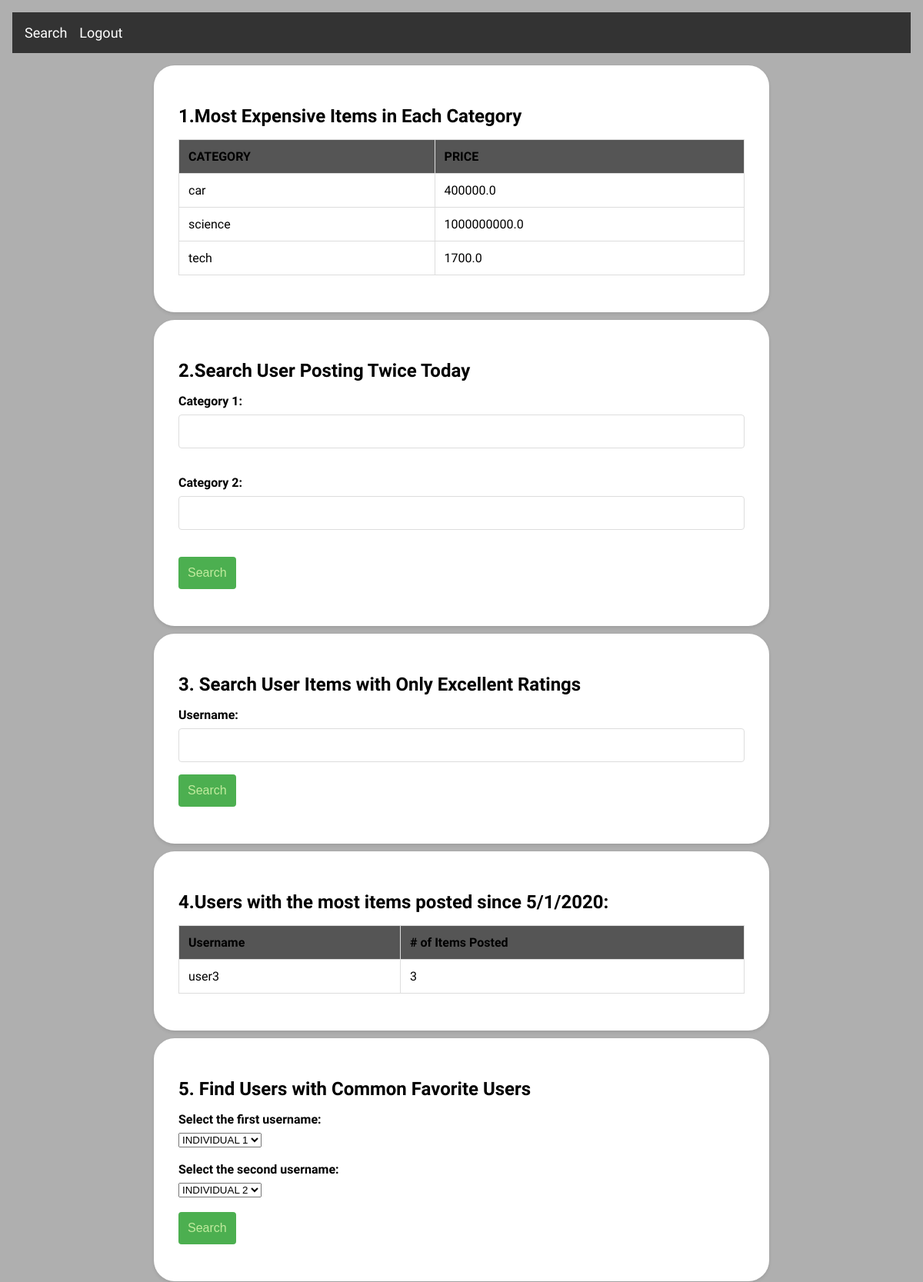
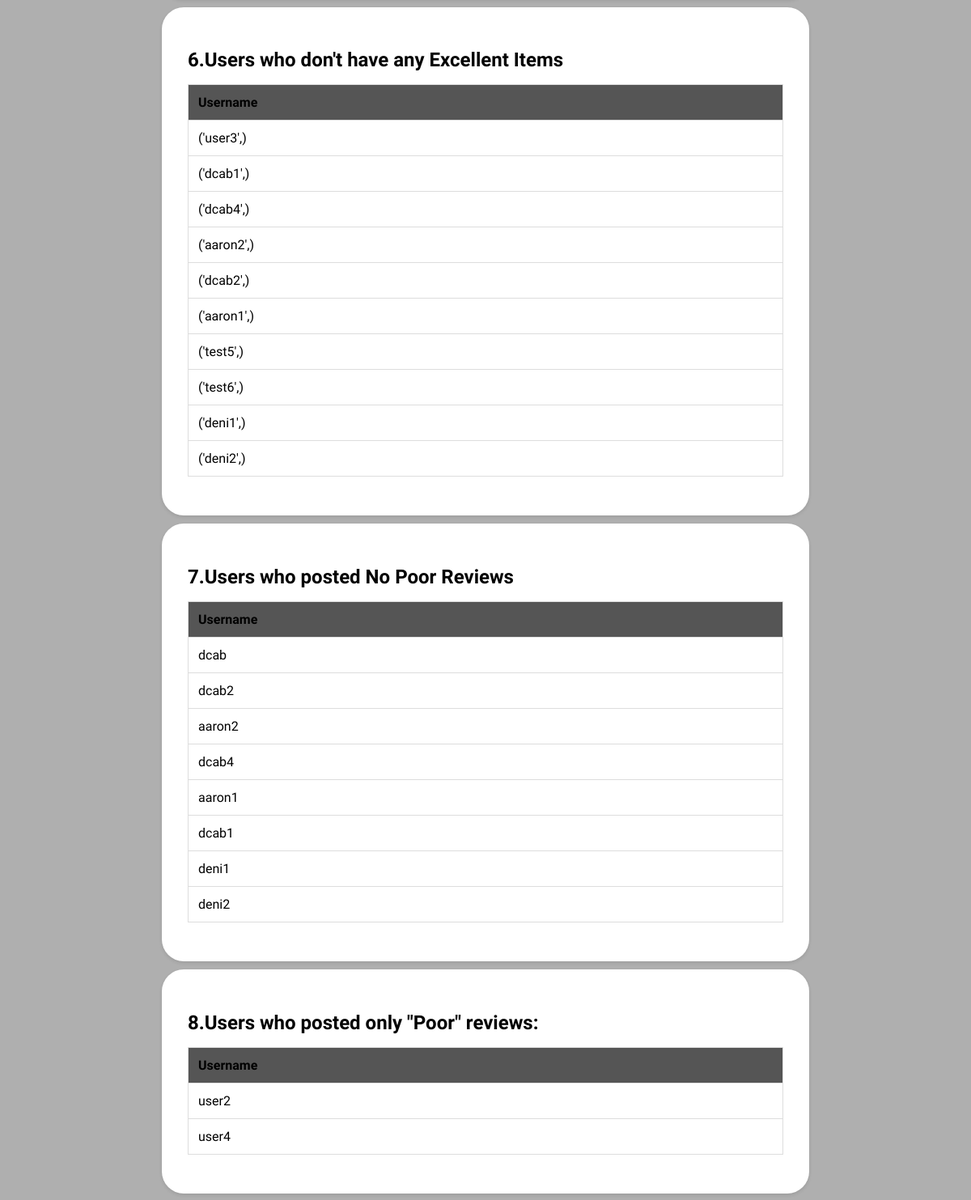
/marketplace (upper part), run on the app's committed database (2 pictures, top to bottom).
### tables this page shows
CREATE TABLE items (
                        id INTEGER PRIMARY KEY AUTOINCREMENT,
                        username TEXT,
                        title TEXT,
                        description TEXT,
                        category TEXT,
                        price REAL,
                        date TEXT
                        );

CREATE TABLE reviews (
                    id INTEGER PRIMARY KEY AUTOINCREMENT,
                    username TEXT,
                    item_id INTEGER,
                    rating TEXT,
                    description TEXT,
                    date TEXT
                    );

### app.py (the view)
@app.route('/marketplace', methods = ['GET', 'POST'])
def marketplace():
        with sqlite3.connect(db_path) as conn:
            c = conn.cursor()
            c.execute('SELECT * FROM items')
            items = c.fetchall()
        c.execute('SELECT *, MAX(price) as max_prices FROM items GROUP by category')
        max_prices = c.fetchall()
        category1 = request.args.get('category1')
        category2 = request.args.get('category2')
        c.execute('SELECT DISTINCT username FROM items WHERE category=? OR category=? GROUP BY username HAVING COUNT(DISTINCT category) = 2', (category1, category2))
        users = c.fetchall()
        username = request.args.get('username')
        c.execute('SELECT i.id, i.username, i.title, i.description, i.category, i.price, r.rating, r.date FROM items i JOIN reviews r ON i.id = r.item_id WHERE i.username=? AND r.rating IN ("Excellent", "Great") GROUP BY i.id HAVING COUNT(*) = SUM(CASE WHEN r.rating IN ("Excellent", "Great") THEN 1 ELSE 0 END)', (username,))
        items = c.fetchall()
        if items:
            html = '<table>'
            html += '<tr><th>Title</th><th>Description</th><th>Category</th><th>Price</th><th>Rating</th><th>Review Date</th></tr>'
            for item in items:
                html += '<tr>'
                html += '<td>' + item[2] + '</td>'
                html += '<td>' + item[3] + '</td>'
                html += '<td>' + item[4] + '</td>'
                html += '<td>$' + str(item[5]) + '</td>'
                html += '<td>' + item[6] + '</td>'
                html += '<td>' + item[7] + '</td>'
                html += '</tr>'
            html += '</table>'
        else:
            html = 'No items found'
        c.execute('''
                    SELECT username, COUNT(*) as num_items
                    FROM items
                    WHERE date >= "2020-05-01"
                    GROUP BY username
                    HAVING num_items = (
                        SELECT COUNT(*)
                        FROM items
                        WHERE date >= "2020-05-01"
                        GROUP BY username
                        ORDER BY COUNT(*) DESC
                        LIMIT 1
            )
    ''')
        top_users = c.fetchall()
        c.execute('SELECT DISTINCT username FROM favorites')
        usernames = c.fetchall()
        if request.method == 'POST':
            username1 = request.form['username1']
            username2 = request.form['username2']
            c.execute('''SELECT DISTINCT favorite_user FROM favorites WHERE username=? AND favorite_user IN
                        (SELECT favorite_user FROM favorites WHERE username=?)''', (username1, username2))
            common_favorites = c.fetchall()
        else:
            common_favorites = None
        c.execute('''
            SELECT DISTINCT items.username
            FROM items
            LEFT JOIN (
                SELECT item_id
                FROM reviews
                WHERE rating = 'Excellent'
                GROUP BY item_id
                HAVING COUNT(*) >= 3
            ) e ON items.id = e.item_id
            LEFT JOIN reviews r ON items.id = r.item_id
            WHERE e.item_id IS NULL OR r.rating != 'Excellent';
        ''')
        excellent_users = c.fetchall()
        c.execute('''
            SELECT DISTINCT username
            FROM reviews
            WHERE username NOT IN (
                SELECT DISTINCT username
                FROM reviews
                WHERE rating = "Poor"
            )
        ''')
        users2= c.fetchall()
        c.execute('''SELECT DISTINCT username
                    FROM reviews
                    WHERE username NOT IN (
                        SELECT DISTINCT username
                        FROM reviews
                        WHERE rating != "Poor"
                        AND username IN (
                            SELECT DISTINCT username
                            FROM reviews
                            WHERE rating != "Poor"
                        )
                    )''')
        poor_review_users = c.fetchall()
        c.execute('''
            WITH poor_review_users AS (
                SELECT DISTINCT i.username
                FROM items i
                JOIN reviews r ON i.id = r.item_id
                WHERE r.rating = "Poor"
            )
            SELECT DISTINCT i.username
            FROM items i
            WHERE i.username NOT IN (SELECT username FROM poor_review_users)
        ''')
        good_item_users = c.fetchall()
        c.execute('''SELECT i1.username as user1, i2.username as user2
                    FROM items i1
                    INNER JOIN reviews r1 ON i1.id = r1.item_id AND r1.rating = 'Excellent'
                    INNER JOIN items i2 ON i2.username = r1.username AND i1.id != i2.id
                    INNER JOIN reviews r2 ON i2.id = r2.item_id AND r2.username = i1.username
                    WHERE NOT EXISTS (
                        SELECT 1
                        FROM reviews r3
                        WHERE r3.username = i1.username AND r3.item_id = i2.id AND r3.rating != 'Excellent'
                        OR r3.username = i2.username AND r3.item_id = i1.id AND r3.rating != 'Excellent'
                    )''')
        excellent_review_pairs = [list(sorted(x)) for x in c.fetchall()]
        ret = [pair for i, pair in enumerate(excellent_review_pairs) if pair not in excellent_review_pairs[:i]]
        return render_template('marketplace.html', item_results=items, max_prices=max_prices, users=users, users2=users2, items=items, top_users=top_users, excellent_users=excellent_users, poor_review_users=poor_review_users, good_item_users=good_item_users, excellent_review_pairs=ret, common_favorites=common_favorites, usernames=usernames, )

### templates/marketplace.html (shortened to what this page needs)
<html lang="en">
  <head>
    <link
      rel="stylesheet"
      type="text/css"
      href="{{ url_for('static', filename='marketplace.css') }}"
    />
  </head>
  <body>
    <nav class="active">
      <ul>
        <li><a href="{{ url_for('searchbar') }}">Search</a></li>
        <li><a href="{{ url_for('handle_signin') }}">Logout</a></li>
      </ul>
    </nav>
    <section class="expensive-items-section">
      <h2>1.Most Expensive Items in Each Category</h2>
      <table id="item-results">
        <thead>
          <tr>
            <th>CATEGORY</th>
            <th>PRICE</th>
          </tr>
        </thead>
        <tbody>
          {% if max_prices %} {% for result in max_prices %}
          <tr>
            <td>{{ result[4] }}</td>
            <td>{{ result[5] }}</td>
          </tr>
          {% endfor %} {% else %}
          <tr>
            <td colspan="2">No results found.</td>
          </tr>
          {% endif %}
        </tbody>
      </table>
    </section>
    <section class="user-twice">
      <h2>2.Search User Posting Twice Today</h2>
      <form method="get" action="{{ url_for('marketplace') }}">
        <label for="category1">Category 1:</label>
        <input type="text" name="category1" id="category1" /><br /><br />
        <label for="category2">Category 2:</label>
        <input type="text" name="category2" id="category2" /><br /><br />
        <input type="submit" value="Search" />
      </form>
    </section>
    <section class="user-rating">
      <h2>3. Search User Items with Only Excellent Ratings</h2>
      <form method="get" action="{{ url_for('marketplace') }}">
        <label for="username">Username:</label>
        <input type="text" id="username" name="username" />
        <input type="submit" value="Search" />
      </form>
    </section>
    <section class="user-most-items">
      {% if top_users %}
      <h2>4.Users with the most items posted since 5/1/2020:</h2>
      <table>
        <thead>
          <tr>
            <th>Username</th>
            <th># of Items Posted</th>
          </tr>
        </thead>
        <tbody>
          {% for user in top_users %}
          <tr>
            <td>{{ user[0] }}</td>
            <td>{{ user[1] }}</td>
          </tr>
          {% endfor %}
        </tbody>
      </table>
      {% endif %}
    </section>
    <section class="common-favorites-section">
      <h2>5. Find Users with Common Favorite Users</h2>
      <form method="post" action="{{ url_for('marketplace') }}">
        <label for="username1">Select the first username:</label>
        <select name="username1" id="username1">
          <option value="" disabled selected hidden>INDIVIDUAL 1</option>
        </select>
        <br /><br />
        <label for="username2">Select the second username:</label>
        <select name="username2" id="username2">
          <option value="" disabled selected hidden>INDIVIDUAL 2</option>
        </select>
        <br /><br />
        <input type="submit" value="Search" />
      </form>
    </section>
    <section class="user-noexcellent">
      <h2>6.Users who don't have any Excellent Items</h2>
      <table>
        <thead>
          <tr>
            <th>Username</th>
          </tr>
        </thead>
        <tbody>
          {% for user in excellent_users %}
          <tr>
            <td>{{ user }}</td>
          </tr>
          {% endfor %}
        </tbody>
      </table>
    </section>
    <section class="user-nopoor">
      <h2>7.Users who posted No Poor Reviews</h2>
      <table>
        <thead>
          <tr>
            <th>Username</th>
          </tr>
        </thead>
        <tbody>
          {% for user in users2 %}
          <tr>
            <td>{{ user[0] }}</td>
          </tr>
          {% endfor %}
        </tbody>
      </table>
    </section>
    <section class="user-poor-reviews">
      {% if poor_review_users %}
      <h2>8.Users who posted only "Poor" reviews:</h2>
      <table>
        <thead>
          <tr>
            <th>Username</th>
          </tr>
        </thead>
        <tbody>
          {% for user in poor_review_users %}
          <tr>
            <td>{{ user[0] }}</td>
          </tr>
          {% endfor %}
        </tbody>
      </table>
      {% endif %}
    </section>
  </body>
</html>

### static/marketplace.css (style rules this page uses)
:root { --background-main: #afafaf; --background-header: #333; --background-button: #555; --background-error: #f8d7da; --background-submit: #dff0d8; --submit-border: #c1eb9e; --submit-color: #4caf50; --form-border: #ccc; --error-border: #f5c6cb; --error-color: #721c24; --text-color: #fff; }
* { box-sizing: border-box; }
body { font-family: "Muli", sans-serif; margin: 0; padding: 0; background-color: var(--background-main); }
h2 { font-weight: bold; font-size: 24px; margin-bottom: 16px; }
table { width: 100%; border-collapse: collapse; border-spacing: 0; margin: 16px 0; }
table th, table td { padding: 12px; text-align: left; font-size: 16px; border: 1px solid #ddd; }
table th { background-color: var(--background-button); font-weight: bold; }
section { max-width: 800px; margin: 10px auto 10px; padding: 32px; background-color: #fff; border-radius: 27px; box-shadow: 0 2px 4px rgba(0, 0, 0, 0.1); }
nav { background-color: var(--background-header); color: #fff; display: flex; justify-content: space-between; align-items: center; padding: 16px; margin: 1rem; }
nav ul { display: flex; list-style: none; margin: 0; padding: 0; }
nav ul li { margin-right: 16px; }
nav ul li:last-child { margin-right: 0; }
nav ul li a { color: #fff; text-decoration: none; font-size: 18px; transition: color 0.3s; }
label { display: block; font-weight: bold; margin-bottom: 8px; }
input[type="text"] { width: 100%; padding: 12px; font-size: 16px; margin-bottom: 16px; border: 1px solid #ddd; border-radius: 4px; transition: border-color 0.3s; }
input[type="submit"] { background-color: var(--submit-color); color: var(--submit-border); padding: 12px; font-size: 16px; border: none; border-radius: 4px; cursor: pointer; transition: background-color 0.3s; }

### data on the page
items: category "car", price "400000.0"
items: category "science", price "1000000000.0"
items: category "tech", price "1700.0"
reviews: username "user2"
reviews: username "user4"

### other printed values
{{ user[0] }} "user3"
{{ user[1] }} "3"
{{ user }} "('user3',)" "('dcab1',)" "('dcab4',)" "('aaron2',)" "('dcab2',)" "('aaron1',)" "('test5',)" "('test6',)" "('deni1',)" "('deni2',)"
{{ user[0] }} "dcab" "dcab2" "aaron2" "dcab4" "aaron1" "dcab1" "deni1" "deni2"
